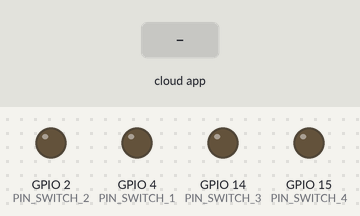
Recording of a sketch running on a simulated ESP32. Shown: output pins drawn as LEDs (lit = HIGH). The inputs (shaded band) are chosen by the test bench. The RemoteXY app is connected.

Above: at 1.2 s.
1.3 s: the phone or cloud app sets switch_1 to 1
At 2.1 s:
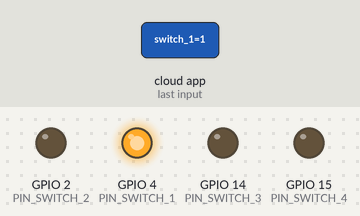
2.8 s: the phone or cloud app sets switch_2 to 1
At 3.3 s:
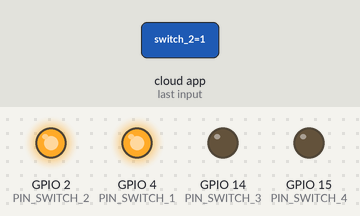
4.3 s: the phone or cloud app sets switch_3 to 1
At 5.5 s:
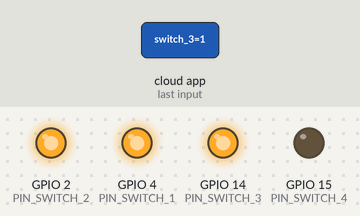
5.8 s: the phone or cloud app sets switch_4 to 1
At 6.8 s:
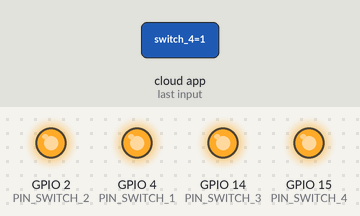
7.3 s: the phone or cloud app sets switch_1 to 0
At 7.9 s:
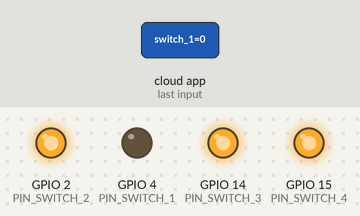
8.8 s: the phone or cloud app sets switch_2 to 0
At 9.1 s:
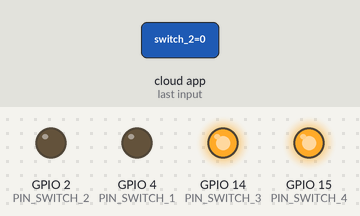
Timing chart, 0 to 11.3 s (numbered marks = the images above; inputs shaded):
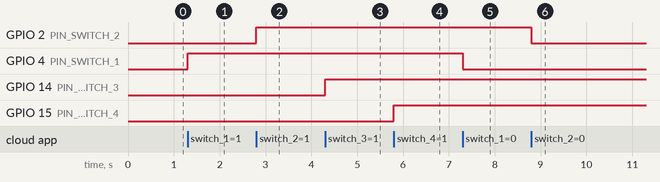

The sketch:

wifi_connection_esp32_1.ino
```cpp
// (licence header left out)
//////////////////////////////////////////////
//        RemoteXY include library          //
//////////////////////////////////////////////

// RemoteXY select connection mode and include library
#define REMOTEXY_MODE__ESP32CORE_WIFI_POINT
#include <WiFi.h>

#include <RemoteXY.h>

// RemoteXY connection settings
#define REMOTEXY_WIFI_SSID "3omar.hs AI-Cam My Project"
#define REMOTEXY_WIFI_PASSWORD "12345678"
#define REMOTEXY_SERVER_PORT 6377


// RemoteXY configurate
#pragma pack(push, 1)
uint8_t RemoteXY_CONF[] =
  { 255,4,0,4,0,119,0,11,28,1,
  2,1,17,24,22,11,95,8,31,31,
  61,0,61,0,65,44,45,25,9,9,
  129,0,5,25,3,6,17,49,0,129,
  0,5,42,3,6,17,50,0,2,1,
  17,40,22,11,107,24,31,31,61,0,
  61,0,65,42,45,41,9,9,2,1,
  17,56,22,11,135,32,31,31,61,0,
  61,0,65,41,45,57,9,9,129,0,
  5,58,3,6,17,51,0,65,44,45,
  73,9,9,2,1,17,72,22,11,149,
  74,31,31,61,0,61,0,129,0,5,
  74,3,6,17,52,0 };

// this structure defines all the variables and events of your control interface
struct {

    // input variables
  uint8_t switch_1; // =1 if switch ON and =0 if OFF
  uint8_t switch_2; // =1 if switch ON and =0 if OFF
  uint8_t switch_3; // =1 if switch ON and =0 if OFF
  uint8_t switch_4; // =1 if switch ON and =0 if OFF

    // output variables
  uint8_t led_1_r; // =0..255 LED Red brightness
  uint8_t led_2_g; // =0..255 LED Green brightness
  uint8_t led_3_b; // =0..255 LED Blue brightness
  uint8_t led_4_r; // =0..255 LED Red brightness

    // other variable
  uint8_t connect_flag;  // =1 if wire connected, else =0

} RemoteXY;
#pragma pack(pop)

/////////////////////////////////////////////
//           END RemoteXY include          //
/////////////////////////////////////////////

#define PIN_SWITCH_1 4
#define PIN_SWITCH_2 2
#define PIN_SWITCH_3 14
#define PIN_SWITCH_4 15


void setup()
{
  RemoteXY_Init ();

  pinMode (PIN_SWITCH_1, OUTPUT);
  pinMode (PIN_SWITCH_2, OUTPUT);
  pinMode (PIN_SWITCH_3, OUTPUT);
  pinMode (PIN_SWITCH_4, OUTPUT);

  // TODO you setup code

}

void loop()
{
  RemoteXY_Handler ();

  digitalWrite(PIN_SWITCH_1, (RemoteXY.switch_1==0)?LOW:HIGH);
  digitalWrite(PIN_SWITCH_2, (RemoteXY.switch_2==0)?LOW:HIGH);
  digitalWrite(PIN_SWITCH_3, (RemoteXY.switch_3==0)?LOW:HIGH);
  digitalWrite(PIN_SWITCH_4, (RemoteXY.switch_4==0)?LOW:HIGH);


  if(RemoteXY.switch_1 == 0){
    RemoteXY.led_1_r = 0;
  }
  else if(RemoteXY.switch_1 == 1){
    RemoteXY.led_1_r = 255;
  }

  if(RemoteXY.switch_2 == 0){
    RemoteXY.led_2_g = 0;
  }
  else if(RemoteXY.switch_2 == 1){
    RemoteXY.led_2_g = 255;
  }

  if(RemoteXY.switch_3 == 0){
    RemoteXY.led_3_b = 0;
  }
  else if(RemoteXY.switch_3 == 1){
    RemoteXY.led_3_b = 255;
  }

  if(RemoteXY.switch_4 == 0){
    RemoteXY.led_4_r = 0;
  }
  else if(RemoteXY.switch_4 == 1){
    RemoteXY.led_4_r = 255;
  }
  // TODO you loop code
  // use the RemoteXY structure for data transfer
  // do not call delay()


}
```

Measured:
- after the input at 1.3 s, GPIO 4 (PIN_SWITCH_1): LOW → HIGH at once
- after the input at 2.8 s, GPIO 2 (PIN_SWITCH_2): LOW → HIGH at once
- after the input at 4.3 s, GPIO 14 (PIN_SWITCH_3): LOW → HIGH at once
- after the input at 5.8 s, GPIO 15 (PIN_SWITCH_4): LOW → HIGH at once
- after the input at 7.3 s, GPIO 4 (PIN_SWITCH_1): HIGH → LOW at once
- after the input at 8.8 s, GPIO 2 (PIN_SWITCH_2): HIGH → LOW at once
